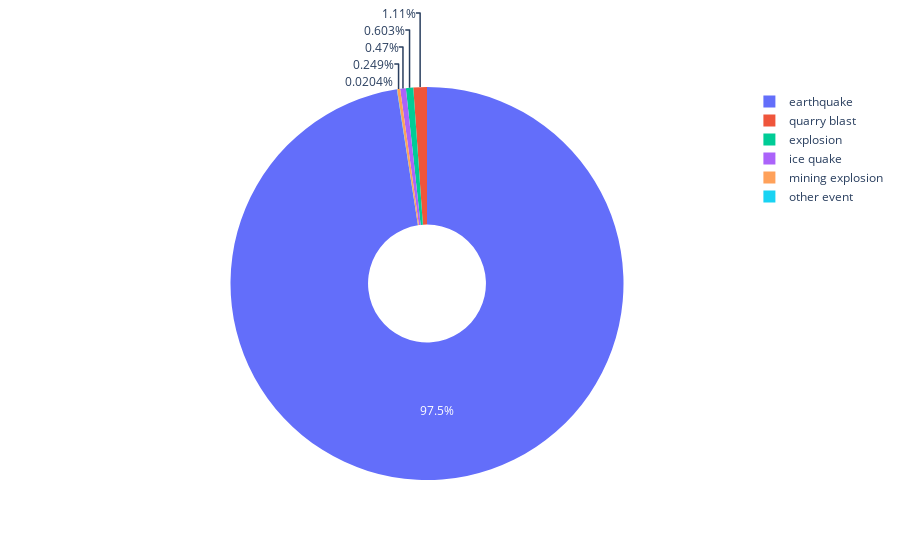

This figure's notebook cell:
### Code cell
fig.show()

### Figure 1 — Plotly figure (JSON) as saved in the notebook; plotly's stock layout.template omitted (floating-point values rounded to 4 significant figures)
{"data": [{"domain": {"x": [0, 1], "y": [0, 1]}, "hole": 0.3, "hovertemplate": "Type=%{label}<br>Count=%{value}<extra></extra>", "labels": ["earthquake", "quarry blast", "explosion", "ice quake", "mining explosion", "other event"], "legendgroup": "", "name": "", "showlegend": true, "type": "pie", "values": [28636, 327, 177, 138, 73, 6]}], "layout": {"legend": {"tracegroupgap": 0}, "margin": {"t": 60}}}
